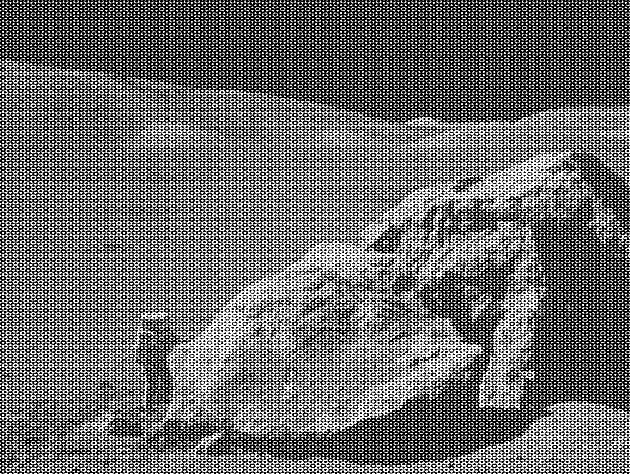
#> input picture project/srcpic/moon.tif, 630 x 474 px; its folder holds 7 pictures in this run
$ python frequencyFilter.py
#> lines starting #> are read from the running program, lines starting #| are printed output that depends on the picture; after the words box and inside, x2 and y2 are one past the last pixel; in counts of white or black regions, pixels touching at a corner belong together
### project/mytools.py
"""
    Mytools introduction:
    functional 1. image import & export
    TODO functional 2. draw a list filled by images
"""
import cv2
from matplotlib import pyplot as plt
import os

input_abs_directory = "/home/wangfan/Desktop/dip/srcpic/"
input_directory = "srcpic/"

output_abs_directory= "/home/wangfan/Desktop/dip/outputpic/"
output_directory = "outputpic/"

#==========================================================
#Image import / export
#==========================================================

# [6 lines left out: function read_abs, not called in this run]

def read(fileName):
#> called with fileName = 'moon.tif'
    path = os.path.dirname(__file__) + "/"
    img = cv2.imread(path + input_directory + fileName, 0)
#> img is the input picture: shape (474, 630); min 0, max 255, mean 108.1
    if img is None:
        print("Alert! cv2.imread Image Error. Plz try to adjust file path")
        return None
    return img

def save_abs(image, fileName, fileType = None):
    return cv2.imwrite(output_abs_directory + fileName + fileType, image)

def save(image, fileName, fileType = None):
    return cv2.imwrite(output_directory + fileName + fileType, image)


#==========================================================
#Image printer
#==========================================================


#test
# [4 lines that do not run on import are left out]

### project/frequency/frequencyFilter.py
import numpy
import cv2
import copy
import math

import sys
sys.path.append("..")
import mytools

def normalize(src):
    _range = numpy.max(src) - numpy.min(src)
    _min = numpy.min(src)
    return   (abs((src - _min) / _range * 254)).astype(numpy.uint8)


class FrequenceFilter(object):
    def __init__(self):pass

    def apply(self, src):
        # 求傅里叶变换谱
        fftl = numpy.fft.fft2(src)
        # 高频中心化
        sfftl = numpy.fft.fftshift(fftl)

        dstsfftl = self.frequencyAlgorithm(sfftl)

        dstfftl = numpy.fft.fftshift(dstsfftl)
        dst = numpy.fft.ifft2(dstfftl)

        # 归一化
        sfftl = numpy.abs(numpy.log(sfftl))
        dstsfftl = numpy.abs(numpy.log(dstsfftl))
        dst = numpy.abs(numpy.log(dst))

        return sfftl, dstsfftl, dst

# 带阻滤波   高频和低频通过
class BandStopFilter(FrequenceFilter):
    def __init__(self) : FrequenceFilter.__init__(self)

    def frequencyAlgorithm(self, sfftl):
        rows,cols = sfftl.shape
        dstfftl = copy.deepcopy(sfftl)

        d0 = 50
        d1 = 250
        for i in range(rows):
            for j in range(cols):
                dis = math.sqrt((i - rows / 2)**2 + (j - cols / 2)**2)
                if (dis <= d0 or dis >= d1): h = 1
                else:
                    h = 0
                dstfftl[i,j] = h * sfftl[i, j]

        return dstfftl


# 带阻滤波   高频和低频通过
class BandPassFilter(FrequenceFilter):
    def __init__(self) : FrequenceFilter.__init__(self)

    def frequencyAlgorithm(self, sfftl):
        rows,cols = sfftl.shape
        dstfftl = copy.deepcopy(sfftl)

        d0 = 0
        d1 = 200

        for i in range(rows):
            for j in range(cols):
                dis = math.sqrt((i - rows / 2)**2 + (j - cols / 2)**2)
                if (dis <= d0 or dis >= d1): h = 0
                else:
                    h = 1
                dstfftl[i,j] = h * sfftl[i, j]

        maskwidth = 10
        crow,ccol = int(rows/2), int(cols /2)
        mask = numpy.ones((rows, cols), numpy.uint8)

        mask[0:rows, ccol-maskwidth:ccol+maskwidth] = 0
        mask[crow-maskwidth:crow+maskwidth, 0:cols] = 0
        cv2.imshow("sddd", mask * 244)
        return dstfftl * mask

# 带通滤波   高频和低频不通过 中频通过

if __name__ == "__main__":
    filterInstance = BandPassFilter()
    img = mytools.read("moon.tif")
    img = cv2.resize(img, (400, 400))
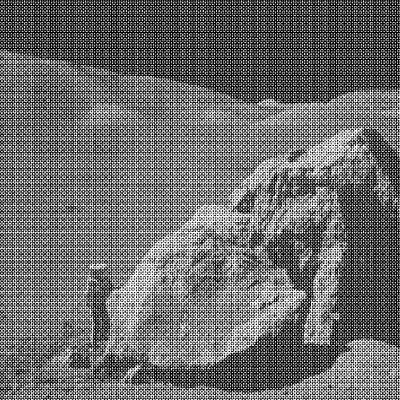
#> img: shape (400, 400); min 0, max 255, mean 108

    # 三个图像分别是 归一化的 源图像傅里叶变换， 叠加滤波器的傅里叶变化， 和目标图像
    sfftl, dstsfftl, dst = filterInstance.apply(img)
#> in frequencyAlgorithm, `cv2.imshow("sddd", mask * 244)`:
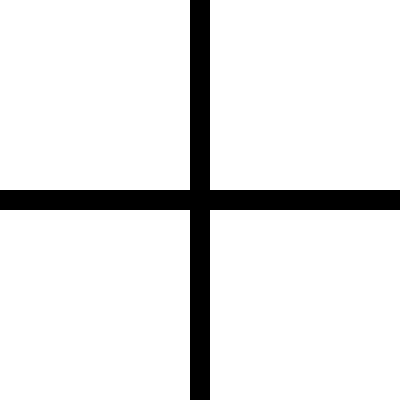
#> window 'sddd': shape (400, 400); values 0 (black) and 244 (white), 90.2% white; 1 black region, box (x1, y1, x2, y2) and area: (0, 0, 400, 400) 15600
#> in apply, `sfftl = numpy.abs(numpy.log(sfftl))`:
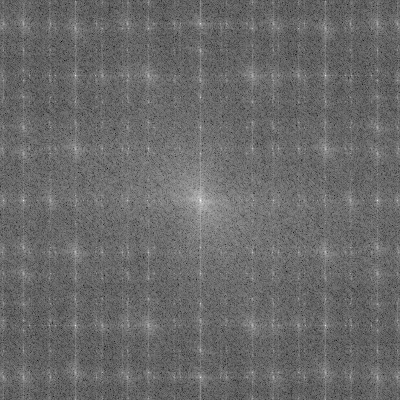
#> sfftl: shape (400, 400) float64; min 2.99, max 16.67, mean 8.69; drawn with min black and max white
#> in apply, `dstsfftl = numpy.abs(numpy.log(dstsfftl))`:
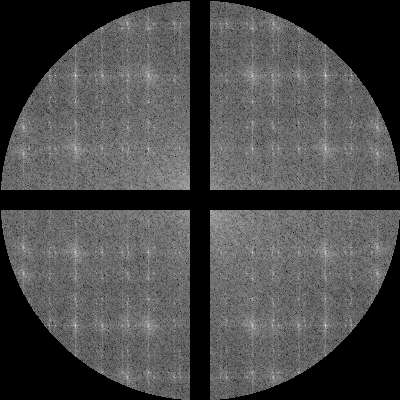
#> dstsfftl: shape (400, 400) float64; 31.22% of the values are NaN or infinite; the others: min 3.86, max 15.21, mean 8.69; drawn with min black, max white, NaN and infinite black
#> in apply, `dst = numpy.abs(numpy.log(dst))`:
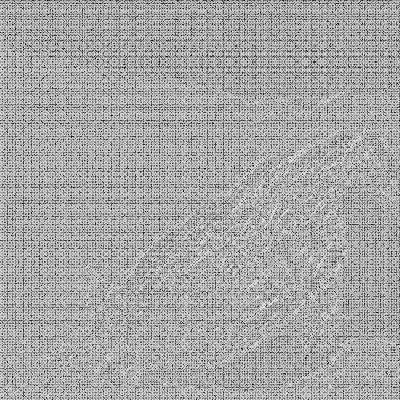
#> dst: shape (400, 400) float64; min 0.0209, max 6.02, mean 3.93; drawn with min black and max white

#> (the run stopped early here; a loop or call above may not have finished)
